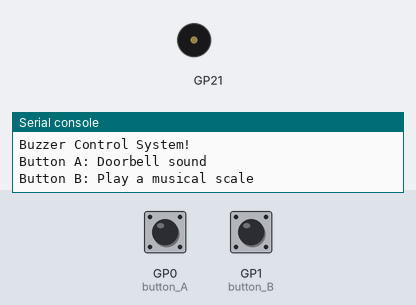
Bench run of a program on a simulated Raspberry Pi Pico running CircuitPython. On the bench: buzzer (waves = sounding), the last lines printed to the serial console. The inputs (shaded band) are chosen by the test bench; at power-on: GP1 (button_B) HIGH, GP0 (button_A) HIGH.

Above: at 1.2 s.
1.3 s: GP1 (button_B) pulled LOW for 0.15 s
At 1.55 s:
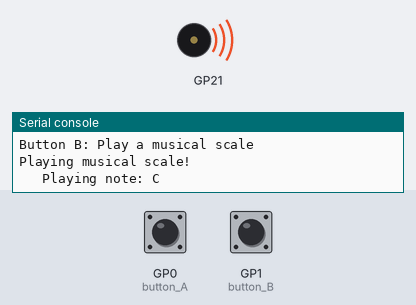
4.4 s: GP0 (button_A) pulled LOW for 3.2 s
At 7.1 s:
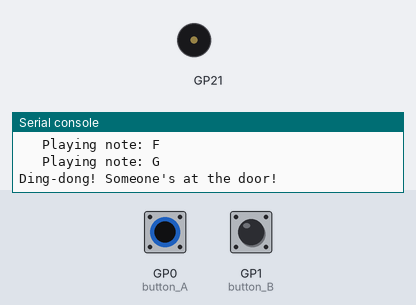
9.1 s: GP1 (button_B) pulled LOW for 1 s
At 10.25 s:
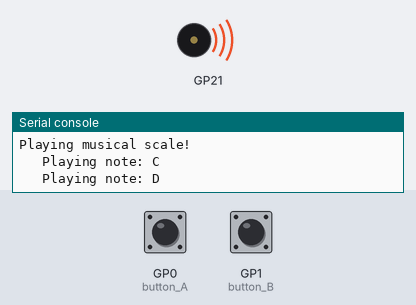
12.6 s: GP1 (button_B) pulled LOW for 3.2 s
At 17.5 s:
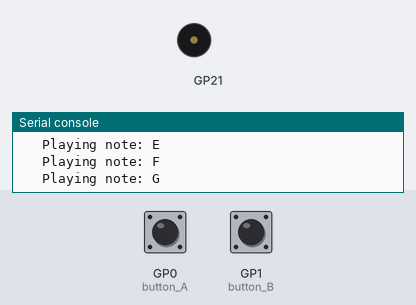
Timing chart, 0 to 18.3 s (numbered marks = the images above; inputs shaded):
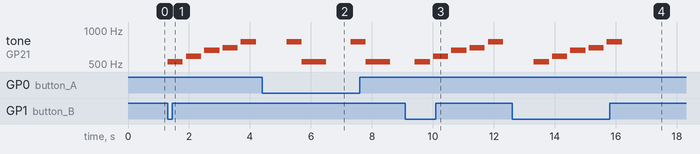

Measured:
- after the input at 1.3 s, tone on GP21: plays 523 Hz for 0.50 s, 587 Hz for 0.50 s, 659 Hz for 0.50 s, 698 Hz for 0.50 s, 784 Hz for 0.50 s, starting at once
- after the input at 4.4 s, tone on GP21: plays 784 Hz for 0.50 s, 523 Hz for 0.80 s, 784 Hz for 0.50 s, 523 Hz for 0.80 s, starting after 0.80 s
- after the input at 9.1 s, tone on GP21: plays 523 Hz for 0.50 s, 587 Hz for 0.50 s, 659 Hz for 0.50 s, 698 Hz for 0.50 s, 784 Hz for 0.50 s, starting after 0.31 s
- after the input at 12.6 s, tone on GP21: plays 523 Hz for 0.50 s, 587 Hz for 0.50 s, 659 Hz for 0.50 s, 698 Hz for 0.50 s, 784 Hz for 0.50 s, starting after 0.71 s

The program:

10.buzzer.py
```python
import board
import time
import digitalio
import simpleio

button_A = digitalio.DigitalInOut(board.GP0)
button_A.direction = digitalio.Direction.INPUT
button_A.pull = digitalio.Pull.UP

button_B = digitalio.DigitalInOut(board.GP1)
button_B.direction = digitalio.Direction.INPUT
button_B.pull = digitalio.Pull.UP

buzzer_pin = board.GP21

NOTES = {
    "C": 523,
    "D": 587,
    "E": 659,
    "F": 698,
    "G": 784,
    "A": 880,
    "B": 988,
    "C_high": 1047,
    "silence": 0
}

print("Buzzer Control System!")
print("Button A: Doorbell sound")
print("Button B: Play a musical scale")

def play_doorbell():
    print(f"Ding-dong! Someone's at the door!")
    simpleio.tone(buzzer_pin, NOTES["G"], 0.5)
    simpleio.tone(buzzer_pin, NOTES["C"], 0.8)
    simpleio.tone(buzzer_pin, NOTES["silence"], 0.2)

def play_scale():
    print(f"Playing musical scale!")
    scale_notes = ["C", "D", "E", "F", "G"]
    for note in scale_notes:
        print(f"   Playing note: {note}")
        simpleio.tone(buzzer_pin, NOTES[note], 0.5)
        time.sleep(0.1)
    simpleio.tone(buzzer_pin, NOTES["silence"], 0.3)

while True:
    if not button_A.value:
        play_doorbell()
        time.sleep(0.5)
    elif not button_B.value:
        play_scale()
        time.sleep(0.5)
    time.sleep(0.1)
```
